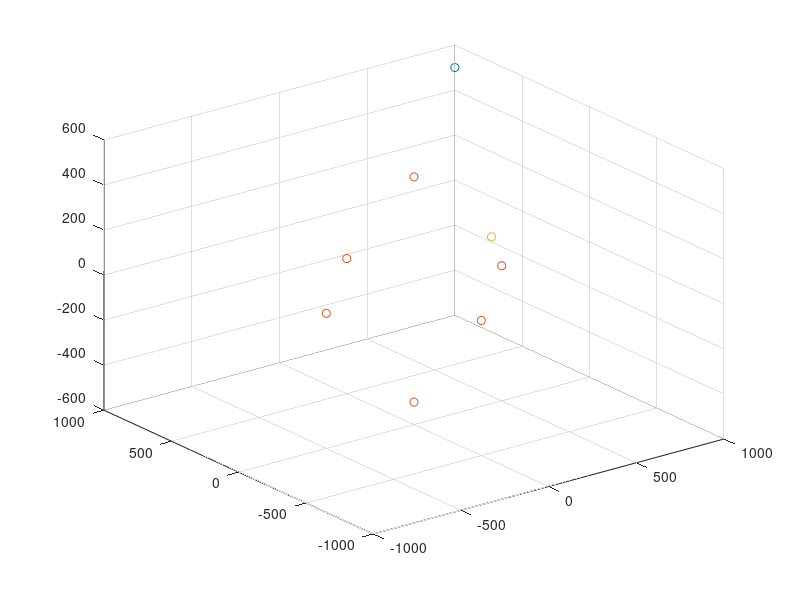

Reproduce this figure in MATLAB. (Note: this script raises an error after producing the figure.)
% 参数设置
c = 3e8;                    % 光速 (m/s)
% Tx_pos = [5e3,11e3,10e3;    % 发射机位置 (m)
%           8.5e3,8e3,5e3;
%           11e3,4e3,1e3];
% Rx_pos = [7e3,9.5e3,2.5e3;  % 接收机位置 (m)
%           10e3,6.5e3,4.5e3;
%           12e3,2e3,5e3;
%           14e3,1e3,7.5e3];


Tx_pos = [1000,1000,500];    % 发射机位置 (m)


% 使用准均匀球面分布
[theta,phi] = meshgrid(linspace(pi/2,2*pi,2), linspace(-pi/2,pi/2,3));
% Rx_pos = 1000*[cos(theta(:)).*cos(phi(:)),...
%               sin(theta(:)).*cos(phi(:)),...
%               sin(phi(:))];
d = 500; 
Rx_pos = [0,0,d;
           0,0,-d;
           d,0,0;
           -d,0,0;
           0,d,0;
           0,-d,0];

% Rx_pos = [1000*sin(0:pi/4:pi/2).*cos(0:pi/6:pi/3);
%           1000*sin(0:pi/4:pi/2).*sin(0:pi/6:pi/3); 
%           1000*cos(0:pi/4:pi/2);                  ]';

u_true = [250;-250;250];     % 真实目标位置 (m)

%% 场景
figure
scatter3(Tx_pos(1),Tx_pos(2),Tx_pos(3),'red');hold on;
scatter3(Rx_pos(:,1),Rx_pos(:,2),Rx_pos(:,3),'blue');
scatter3(u_true(1),u_true(2),u_true(3));


M = size(Tx_pos,1);          % 发射机数量
N = size(Rx_pos,1);          % 接收机数量
numMC = 20;                % 蒙特卡洛仿真次数

% 仿真参数设置
% sigma_t_values = 20:5:100;    % 时间测量噪声 (ns)
% sigma_AOA_fixed = 2;       % 固定角度噪声 (度)
% sigma_AOA_values = 1:0.5:3; % 角度噪声范围 (度)
sigma_r_db = -40:5:5;
sigma_t_values = db2mag(sigma_r_db)/3e8*1e9;

% sigma_t_values = 1:1:1.6;    % 时间测量噪声 (ns)
sigma_AOA_fixed = 0.02;       % 固定角度噪声 (度)
sigma_AOA_values = 0.01:0.01:0.1; % 角度噪声范围 (度)

% 预存储结果
MSE_hybrid = zeros(length(sigma_t_values),1);
CRLB_hybrid = zeros(length(sigma_t_values),1);
MSE_AOA = zeros(length(sigma_AOA_values),1);
CRLB_AOA = zeros(length(sigma_AOA_values),1);

%% 仿真1：固定角度噪声，变化BR噪声
for idx = 1:length(sigma_t_values)
    sigma_t = sigma_t_values(idx)*1e-9; % 转换为秒
    sigma_r = c*sigma_t;               % BR噪声标准差 (m)
    sigma_AOA = deg2rad(sigma_AOA_fixed); % 转换为弧度
    
    % 预存储估计结果
    estimates = zeros(3,numMC);
    
    % 蒙特卡洛仿真
    for mc = 1:numMC
        % 生成测量噪声
        noise_r = sigma_r * randn(M,N);
        noise_theta = sigma_AOA * randn(N,1);
        noise_phi = sigma_AOA * randn(N,1);
        
        % 生成带噪声的测量值
        [BR_meas, AOA_theta_meas, AOA_phi_meas] = generate_measurements(u_true, Tx_pos, Rx_pos, noise_r, noise_theta, noise_phi);
        
        % 两阶段定位算法
        u_est = two_stage_estimator(BR_meas, AOA_theta_meas, AOA_phi_meas, Tx_pos, Rx_pos, sigma_r, sigma_AOA);
        
        estimates(:,mc) = u_est;
    end
    
    % 计算MSE
    MSE_hybrid(idx) = mean(sum((estimates - u_true).^2,1));
    
    % 计算CRLB
    CRLB_hybrid(idx) = trace(compute_CRLB(u_true, Tx_pos, Rx_pos, sigma_r, sigma_AOA));
end

% %% 仿真2：固定BR噪声，变化角度噪声
% sigma_t_fixed = 40e-9;       % 固定时间噪声 (40ns)
% sigma_r_fixed = c*sigma_t_fixed; % 固定BR噪声 (m)
% 
% for idx = 1:length(sigma_AOA_values)
%     sigma_AOA = deg2rad(sigma_AOA_values(idx)); % 转换为弧度
% 
%     % 预存储估计结果
%     estimates = zeros(3,numMC);
% 
%     % 蒙特卡洛仿真
%     for mc = 1:numMC
%         % 生成测量噪声
%         noise_r = sigma_r_fixed * randn(M,N);
%         noise_theta = sigma_AOA * randn(N,1);
%         noise_phi = sigma_AOA * randn(N,1);
% 
%         % 生成带噪声的测量值
%         [BR_meas, AOA_theta_meas, AOA_phi_meas] = generate_measurements(u_true, Tx_pos, Rx_pos, noise_r, noise_theta, noise_phi);
% 
%         % 两阶段定位算法
%         u_est = two_stage_estimator(BR_meas, AOA_theta_meas, AOA_phi_meas, Tx_pos, Rx_pos, sigma_r_fixed, sigma_AOA);
% 
%         estimates(:,mc) = u_est;
%     end
% 
%     % 计算MSE
%     MSE_AOA(idx) = mean(sum((estimates - u_true).^2,1));
% 
%     % 计算CRLB
%     CRLB_AOA(idx) = trace(compute_CRLB(u_true, Tx_pos, Rx_pos, sigma_r_fixed, sigma_AOA));
% end

%% 绘制结果
figure('Position',[100 100 800 600])
% hold on;
% 图1：BR噪声变化
% subplot(2,1,1)
plot(db(sigma_t_values*1e-9*3e8), 10*log10(MSE_hybrid),'k-o','LineWidth',2,'MarkerSize',8)
hold on
plot(db(sigma_t_values*1e-9*3e8), 10*log10(CRLB_hybrid),'r--','LineWidth',2)
grid on
xlabel('Time Measurement Noise \sigma_t (ns)')
ylabel('10log(MSE (m^2))')
legend('Proposed Method','CRLB','Location','northwest')
title('Localization Performance vs BR Measurement Noise')

% % 图2：AOA噪声变化
% subplot(2,1,2)
% semilogy(sigma_AOA_values, 10*log10(MSE_AOA),'k-o','LineWidth',2,'MarkerSize',8)
% hold on
% semilogy(sigma_AOA_values, 10*log10(CRLB_AOA),'r--','LineWidth',2)
% grid on
% xlabel('AOA Measurement Noise \sigma_{AOA} (degree)')
% ylabel('10log(MSE (m^2))')
% legend('Proposed Method','CRLB','Location','northwest')
% title('Localization Performance vs AOA Measurement Noise')

%% 辅助函数
function [BR_meas, AOA_theta_meas, AOA_phi_meas] = generate_measurements(u, Tx, Rx, noise_r, noise_theta, noise_phi)
    M = size(Tx,1);
    N = size(Rx,1);
    BR_meas = zeros(M,N);
    
    for i = 1:M
        for j = 1:N
            d_ij = norm(Tx(i,:)-Rx(j,:));
            r_i = norm(u - Tx(i,:)');
            r_j = norm(u - Rx(j,:)');
            BR_true = r_i + r_j - d_ij;
            BR_meas(i,j) = BR_true + noise_r(i,j);
        end
    end
    
    AOA_theta_meas = zeros(N,1);
    AOA_phi_meas = zeros(N,1);
    for j = 1:N
        dx = u(1) - Rx(j,1);
        dy = u(2) - Rx(j,2);
        dz = u(3) - Rx(j,3);
        AOA_theta_true = atan2(dy, dx);
        AOA_phi_true = asin(dz/norm(u - Rx(j,:)'));
        AOA_theta_meas(j) = AOA_theta_true + noise_theta(j);
        AOA_phi_meas(j) = AOA_phi_true + noise_phi(j);
    end
end

function CRLB = compute_CRLB(u, Tx, Rx, sigma_r, sigma_AOA)
    M = size(Tx,1);
    N = size(Rx,1);
    
    % 计算Fisher信息矩阵
    FIM = zeros(3);
    
    % BR部分的Fisher信息
    for i = 1:M
        for j = 1:N
            r_i = u - Tx(i,:)';
            r_j = u - Rx(j,:)';
            dr_dx = (r_i/norm(r_i) + r_j/norm(r_j))';
            FIM = FIM + (dr_dx'*dr_dx)/(sigma_r^2);
        end
    end
    
    % AOA部分的Fisher信息
    for j = 1:N
        r_j = u - Rx(j,:)';
        dx = r_j(1); dy = r_j(2); dz = r_j(3);
        rho_xy = norm(r_j(1:2));
        
        % 方位角导数
        dtheta_dx = -dy/(dx^2 + dy^2);
        dtheta_dy = dx/(dx^2 + dy^2);
        dtheta_dz = 0;
        grad_theta = [dtheta_dx; dtheta_dy; dtheta_dz];
        
        % 俯仰角导数
        dphi_dx = (-dx*dz)/(norm(r_j)^2*rho_xy);
        dphi_dy = (-dy*dz)/(norm(r_j)^2*rho_xy);
        dphi_dz = rho_xy/(norm(r_j)^2);
        grad_phi = [dphi_dx; dphi_dy; dphi_dz];
        
        FIM = FIM + (grad_phi*grad_phi')/(sigma_AOA^2)+...
        (grad_theta*grad_theta')/(sigma_AOA^2) ;
                    
    end
    
    CRLB = inv(FIM);
end

function u_est = two_stage_estimator(BR_meas, AOA_theta, AOA_phi, Tx, Rx, sigma_r, sigma_AOA)
    M = size(Tx,1);
    N = size(Rx,1);
    
    % 第一阶段：构建伪线性方程
    h1 = [];
    G1 = [];
    
    % BR测量部分
    for i = 1:M
        for j = 1:N
            d_ij(i,j) = norm(Tx(i,:) - Rx(j,:));
            term = BR_meas(i,j)^2 + 2*BR_meas(i,j)*d_ij(i,j) + 2*(Rx(j,:)-Tx(i,:))*Rx(j,:)';
            h1 = [h1; term];
            
            G_row = [2*(Rx(j,:)-Tx(i,:)), zeros(1,j-1), 2*(BR_meas(i,j)+d_ij(i,j)), zeros(1,N-j)];
            G1 = [G1; G_row];
        end
    end

    % AOA测量部分
    for j = 1:N
        % 方位角
        vj = [cos(AOA_theta(j)); sin(AOA_theta(j)); 0];
        wj = [-sin(AOA_theta(j)); cos(AOA_theta(j)); 0];
        h1 = [h1; wj'*Rx(j,:)'];
        G_row = [wj', zeros(1,N)];
        G1 = [G1; G_row];
        
        % 俯仰角
        kj = [0; 0; 1];
        h1 = [h1; kj'*Rx(j,:)'];
        G_row = [kj', zeros(1,j-1), -sin(AOA_phi(j)), zeros(1,N-j)];
        G1 = [G1; G_row];
    end
    
    % 构造A矩阵
    A  = [-G1,h1];
    Q  = diag([repmat(1/sigma_r^2, M*N, 1); 
               repmat(1/sigma_AOA^2, N, 1);
              repmat(1/sigma_AOA^2, N, 1)]);
    B = eye(size(Q,1));
    % rd_hat = [reshape(BR_meas',[9,1]); AOA_theta;AOA_phi]';
    rd_hat = [reshape(BR_meas',[N,1]); AOA_theta;AOA_phi]';
%     W1 = inv(B * Q * B');
    W1 = inv(Q);
    
    %%% 计算delta_A
    delta_G1 = [];
    delta_h1 = [];

    % Omega      = [zeros(3,3),zeros(3,N+1);zeros(10,3),OmegaTilde];
for k = 1:3  % 重复以提高加权矩阵W1  
    for i = 1:N
        for j = 1:N
            if j==i
                Omega_11(i,j) = W1(i,i)*Q(i,i)+cos(AOA_phi(j))^2*Q(N+i,N+i)*W1(N+i,N+i);
            
            else
                Omega_11(i,j) = 0;
            end

        end
    end
    Omega_12 =[];
    for i = 1:N
        Omega_12 = [Omega_12;2*Q(i,i)*W1(i,i)*(rd_hat(i)+ d_ij(1,i))];
    end
    Omega_21 = Omega_12';
    Omega_22 = 0;
    for i = 1:N
        Omega_22 = Omega_22 + Q(i,i)*W1(i,i)*4*(rd_hat(i)+ d_ij(1,i))^2 ;
    end
    OmegaTilde = [Omega_11,Omega_12;Omega_21,Omega_22];

    Omega_1 =zeros(3,3);
    Omega_1(1,1) = sum(cos(AOA_theta).^2)*Q(M*N+1,M*N+1);
    Omega_1(1,2) = sum(cos(AOA_theta).*sin(AOA_theta))*Q(M*N+1,M*N+1);
    Omega_1(2,1) = sum(cos(AOA_theta).*sin(AOA_theta))*Q(M*N+1,M*N+1);
    Omega_1(2,2) = sum(sin(AOA_theta).*sin(AOA_theta))*Q(M*N+1,M*N+1);


    Omega_2 = zeros(3,M*N+1);
    for i = 1:N
        Omega_2(1,M*N+1) = Omega_2(1,M*N+1)+[cos(AOA_theta(i)),sin(AOA_theta(i)),0]*Rx(i,:)'*cos(AOA_theta(i))*Q(M*N+1,M*N+1);
    end
    for i = 1:N
        Omega_2(2,M*N+1) = Omega_2(2,M*N+1)+[cos(AOA_theta(i)),sin(AOA_theta(i)),0]*Rx(i,:)'*sin(AOA_theta(i))*Q(M*N+1,M*N+1);
    end
    Omega_3 = Omega_2';

    Omega = [Omega_1,Omega_2;
             Omega_3,OmegaTilde;];
    At = A' * W1 * A;
%     Bu = 100*eye(size(Omega));
% %     Bu(3,3) = 100;
%     aaaaa = inv(Omega + Bu);
%     aaaaaaa = pinv(Omega);
%     aaa = inv(Omega + Bu) - pinv(Omega);
     X = inv(At)*Omega;
%     A11 = At(3,1:3);
%     A12 = At(3,4:end)';
%     Av1 = -inv(A11) * A12;
    D = max(eig(X))
    [E,F] = eig(X);
    for i = 1:size(E,1)
       if F(i,i) == D
           v2 = [E(:,i)];
       end
    end
%     E  = E/E(end,:);
    v2 = v2/v2(end);
    % lambda = 0.5 * ((J(1, 1) + J(2, 2)) - sqrt((J(1, 1) - J(2, 2))^2 + 4 * J(1, 2) * J(2, 1)));
    % v2 = [(lambda - J(2, 2)) / J(2, 1); 1];
%     NN = 3; % 原参数维度
%     A11 = At(1:NN, 1:NN);
%     A12 = At(1:NN, NN+1:end);
%     A21 = At(NN+1:end,1:NN);
%     A22 = At(NN+1:end, NN+1:end);
%     Av1 = -inv(A11) * A12;
% 
% 
% 
%     v1 = Av1 * v2;
    psi1 = v2(1:end-1);
    u_hat = psi1(1:3);
    r_hat = psi1(4:end);
    rd_hat = psi1;





    % OmegaTilde(1, 1) = trace(W1 * Q); 
    % OmegaTilde(1, 2) = trace(W1 * diag(rd_hat) * Q);
    % OmegaTilde(2, 1) = OmegaTilde(1, 2); %%% 这里是矩阵求迹法则？
    % OmegaTilde(2, 1) = trace(diag(rd_hat) * W1 * Q);
    % OmegaTilde(2, 2) = trace(diag(rd_hat) * W1 * diag(rd_hat) * Q);
    % OmegaTilde = OmegaTilde;  % 实际上不需要
%     J = inv(OmegaTilde) * (A22 + A21 * Av1);
%     D = min(eig(J))
%     [E,F] = eig(J);
%     for i = 1:size(E,1)
%        if F(i,i) == D
%            v2 = [E(:,i)];
%        end
%     end
%     v2 = v2/v2(end);
%     % lambda = 0.5 * ((J(1, 1) + J(2, 2)) - sqrt((J(1, 1) - J(2, 2))^2 + 4 * J(1, 2) * J(2, 1)));
%     % v2 = [(lambda - J(2, 2)) / J(2, 1); 1];
%     v1 = Av1 * v2;
%     psi1 = [v1; v2(1:end-1)];
%     u_hat = psi1(1:3);
%     r_hat = psi1(4:end);
%     rd_hat = psi1;
    W1 = compute_W1(u_hat, Tx, Rx, r_hat, AOA_theta, AOA_phi, sigma_r, sigma_AOA);
end
    % 第一阶段WLS估计

    % 使用第一阶段估计的 u_hat 计算 B1 和 W1
    
    % Psi = inv(G1'*W1*G1) * (G1'*W1*h1);
    % u_hat = Psi(1:3);
    % r_hat = Psi(4:end);
    % for i = 1:20
    %     W1 = compute_W1(u_hat, Tx, Rx, BR_meas, AOA_theta, AOA_phi, sigma_r, sigma_AOA);
    %     Psi = inv(G1'*W1*G1) * (G1'*W1*h1);
    %     u_hat = Psi(1:3);
    %     r_hat = Psi(4:end);
    % end
    % 第二阶段：误差修正
    h2 = [];
    G2 = [];
    % h2(1:3) = u_hat;
    % G2(1:3,:) = -eye(3);
    
    % for j = 1:N
    %     h2(3+j) = r_hat(j)^2 - norm(u_hat - Rx(j,:)')^2;
    %     G2(3+j,:) = -2*(u_hat - Rx(j,:)')';
    % end
    for j = 1:N
        term = r_hat(j)^2 - norm(u_hat - Rx(j,:)')^2;
        h2 = [h2; term];
        G2_row = [ -2*(u_hat - Rx(j,:)')' ];
        G2 = [G2; G2_row];
    end
    h2 = [zeros(3,1); h2];
    G2 = [ -eye(3); G2 ];
    % W2 = diag([ones(3,1); 1./(4*r_hat.^2*sigma_r^2)]);
    B_psi = 2 * diag(r_hat);
    B2 = blkdiag(eye(3), B_psi);
    inv_B2 = blkdiag(eye(3), diag(1./(2*r_hat))); % B_psi 的逆是对角元素取倒数
    cov_Psi = inv(G1' * W1 * G1); % 第一阶段协方差矩阵
    W2 = inv_B2' * inv(cov_Psi) * inv_B2; % 论文公式
    delta_u = inv(G2'*W2*G2) * (G2'*W2*h2);
    
    u_est = u_hat - delta_u;





% % WLS求解第二阶段
% W2 = eye(size(G2,1));  % 初始权重矩阵（简化为单位矩阵）
% delta_u = (G2' * W2 * G2) \ (G2' * W2 * h2);
% u_final = u_hat - delta_u(1:3);


end

function W1 = compute_W1(u, Tx, Rx, BR_meas, AOA_theta, AOA_phi, sigma_r, sigma_AOA)
    M = size(Tx,1);
    N = size(Rx,1);
    
    % 1. 计算 B_r
    r_t = zeros(M,1);
    for i = 1:M
        r_t(i) = norm(u - Tx(i,:)'); % 目标到发射机的距离
    end
    B_r = 2 * kron(eye(N), diag(r_t));
    
    % 2. 计算 B_theta
    B_theta = zeros(N);
    for j = 1:N
        vj = [cos(AOA_theta(j)); sin(AOA_theta(j)); 0];
        B_theta(j,j) = vj' * (u - Rx(j,:)');
    end
    
    % 3. 计算 B_phi
    B_phi = zeros(N);
    for j = 1:N
        r_j = norm(u - Rx(j,:)');
        B_phi(j,j) = cos(AOA_phi(j)) * r_j;
    end
    
    % 4. 构造 B1
    B1 = blkdiag(B_r, B_theta, B_phi);
%     B1 = blkdiag(B_r, B_phi);
    
    % 5. 计算 Q_m
    Q_r = sigma_r^2 * eye(M*N);
    Q_theta = sigma_AOA^2 * eye(N);
    Q_phi = sigma_AOA^2 * eye(N);
    Q_m = blkdiag(Q_r, Q_theta, Q_phi);
%     Q_m = blkdiag(Q_r, Q_phi);
    
    % 6. 计算 W1
    inv_B1 = inv(B1);
    W1 = inv_B1' * inv(Q_m) * inv_B1;
end